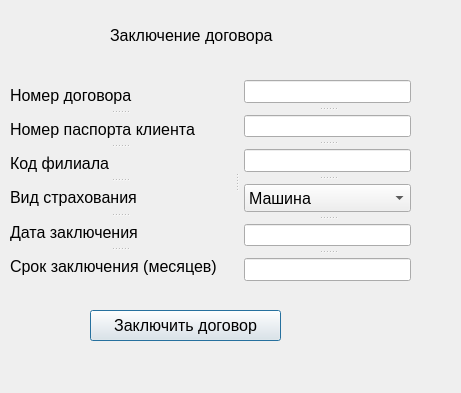
<?xml version="1.0" encoding="UTF-8"?>
<ui version="4.0">
 <class>AddAgree</class>
 <widget class="QDialog" name="AddAgree">
  <property name="geometry">
   <rect>
    <x>0</x>
    <y>0</y>
    <width>461</width>
    <height>393</height>
   </rect>
  </property>
  <property name="windowTitle">
   <string>Dialog</string>
  </property>
  <widget class="QPushButton" name="pushButton">
   <property name="geometry">
    <rect>
     <x>90</x>
     <y>310</y>
     <width>191</width>
     <height>31</height>
    </rect>
   </property>
   <property name="font">
    <font>
     <pointsize>12</pointsize>
    </font>
   </property>
   <property name="text">
    <string>Заключить договор</string>
   </property>
  </widget>
  <widget class="QLabel" name="label_5">
   <property name="geometry">
    <rect>
     <x>110</x>
     <y>20</y>
     <width>171</width>
     <height>31</height>
    </rect>
   </property>
   <property name="font">
    <font>
     <pointsize>12</pointsize>
     <kerning>true</kerning>
    </font>
   </property>
   <property name="focusPolicy">
    <enum>Qt::NoFocus</enum>
   </property>
   <property name="text">
    <string>Заключение договора</string>
   </property>
  </widget>
  <widget class="QSplitter" name="splitter_3">
   <property name="geometry">
    <rect>
     <x>10</x>
     <y>80</y>
     <width>401</width>
     <height>201</height>
    </rect>
   </property>
   <property name="orientation">
    <enum>Qt::Horizontal</enum>
   </property>
   <property name="opaqueResize">
    <bool>false</bool>
   </property>
   <property name="handleWidth">
    <number>14</number>
   </property>
   <widget class="QSplitter" name="splitter_2">
    <property name="orientation">
     <enum>Qt::Vertical</enum>
    </property>
    <widget class="QLabel" name="label">
     <property name="font">
      <font>
       <pointsize>12</pointsize>
      </font>
     </property>
     <property name="text">
      <string>Номер договора</string>
     </property>
    </widget>
    <widget class="QLabel" name="label_2">
     <property name="font">
      <font>
       <pointsize>12</pointsize>
      </font>
     </property>
     <property name="text">
      <string>Номер паспорта клиента</string>
     </property>
    </widget>
    <widget class="QLabel" name="label_3">
     <property name="font">
      <font>
       <pointsize>12</pointsize>
      </font>
     </property>
     <property name="text">
      <string>Код филиала</string>
     </property>
    </widget>
    <widget class="QLabel" name="label_7">
     <property name="font">
      <font>
       <pointsize>12</pointsize>
      </font>
     </property>
     <property name="text">
      <string>Вид страхования</string>
     </property>
    </widget>
    <widget class="QLabel" name="label_4">
     <property name="font">
      <font>
       <pointsize>12</pointsize>
      </font>
     </property>
     <property name="text">
      <string>Дата заключения</string>
     </property>
    </widget>
    <widget class="QLabel" name="label_6">
     <property name="font">
      <font>
       <pointsize>12</pointsize>
      </font>
     </property>
     <property name="text">
      <string>Срок заключения (месяцев)</string>
     </property>
    </widget>
   </widget>
   <widget class="QSplitter" name="splitter">
    <property name="orientation">
     <enum>Qt::Vertical</enum>
    </property>
    <property name="opaqueResize">
     <bool>false</bool>
    </property>
    <property name="handleWidth">
     <number>12</number>
    </property>
    <widget class="QLineEdit" name="lineEdit"/>
    <widget class="QLineEdit" name="lineEdit_2"/>
    <widget class="QLineEdit" name="lineEdit_3"/>
    <widget class="QComboBox" name="comboBox">
     <property name="font">
      <font>
       <pointsize>12</pointsize>
      </font>
     </property>
     <item>
      <property name="text">
       <string>Машина</string>
      </property>
     </item>
     <item>
      <property name="text">
       <string>Жизнь</string>
      </property>
     </item>
     <item>
      <property name="text">
       <string>Жилище</string>
      </property>
     </item>
     <item>
      <property name="text">
       <string>Ответственность</string>
      </property>
     </item>
    </widget>
    <widget class="QLineEdit" name="lineEdit_5"/>
    <widget class="QLineEdit" name="lineEdit_6"/>
   </widget>
  </widget>
 </widget>
 <resources/>
 <connections/>
</ui>
